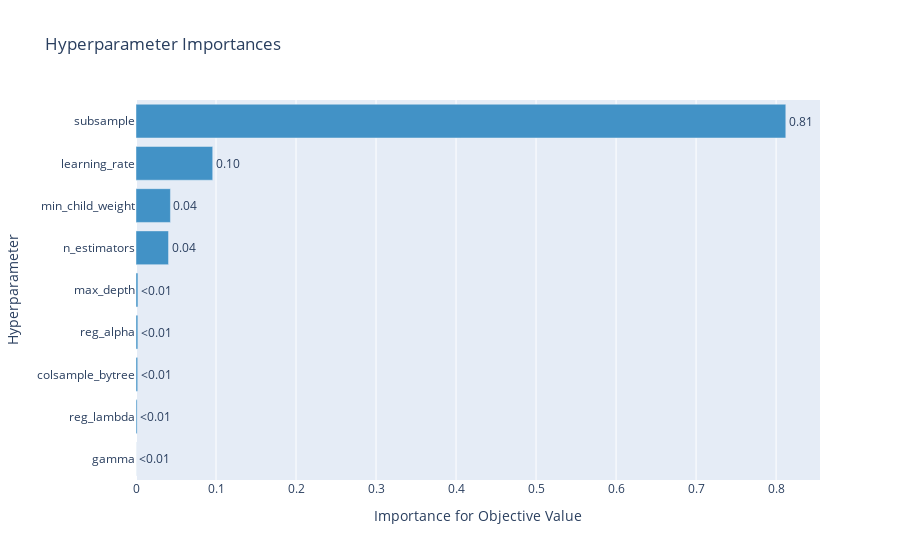

The cell this chart's notebook holds for it:
### Code cell
optuna.visualization.plot_param_importances(study)

### Figure 1 — Plotly figure (JSON) as saved in the notebook; plotly's stock layout.template omitted (floating-point values rounded to 4 significant figures)
{"data": [{"cliponaxis": false, "hovertemplate": ["gamma (FloatDistribution): 8.648547908060259e-05<extra></extra>", "reg_lambda (FloatDistribution): 0.001417437277582757<extra></extra>", "colsample_bytree (FloatDistribution): 0.0021159293526983795<extra></extra>", "reg_alpha (FloatDistribution): 0.0022879068164394886<extra></extra>", "max_depth (IntDistribution): 0.0024013292223948684<extra></extra>", "n_estimators (IntDistribution): 0.04065275548505735<extra></extra>", "min_child_weight (IntDistribution): 0.04303886463274844<extra></extra>", "learning_rate (FloatDistribution): 0.09588101341691224<extra></extra>", "subsample (FloatDistribution): 0.8121182783170859<extra></extra>"], "marker": {"color": "rgb(66,146,198)"}, "orientation": "h", "text": ["<0.01", "<0.01", "<0.01", "<0.01", "<0.01", "0.04", "0.04", "0.10", "0.81"], "textposition": "outside", "type": "bar", "x": [8.649e-05, 0.001417, 0.002116, 0.002288, 0.002401, 0.04065, 0.04304, 0.09588, 0.8121], "y": ["gamma", "reg_lambda", "colsample_bytree", "reg_alpha", "max_depth", "n_estimators", "min_child_weight", "learning_rate", "subsample"]}], "layout": {"showlegend": false, "title": {"text": "Hyperparameter Importances"}, "xaxis": {"title": {"text": "Importance for Objective Value"}}, "yaxis": {"title": {"text": "Hyperparameter"}}}}
